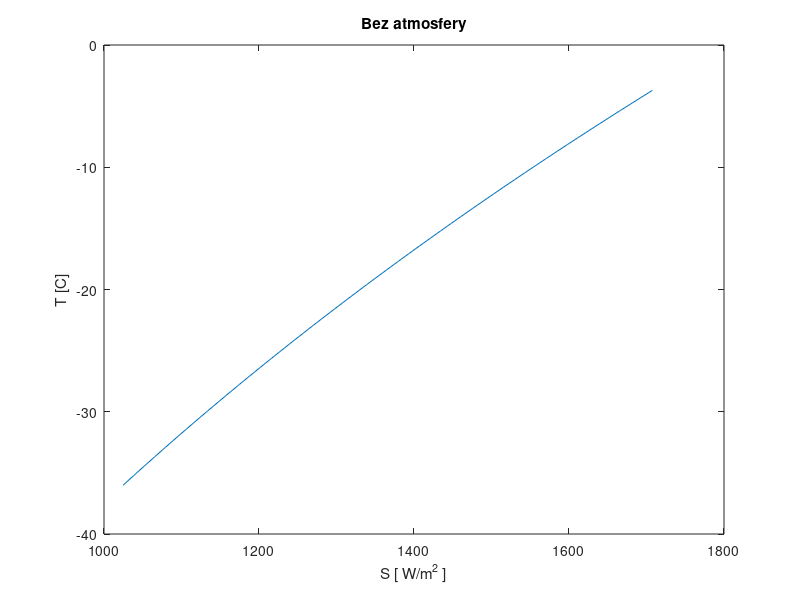

MATLAB code for this plot:
clc
clear

S_zero = 1366  ; %% W/m^2
c = 2.7 ; %% W/m^2/K
sigma = 5.67e-8 ; %% W/m^2/K^4  

Albedo = 0.3 ;

S  = 0.75 : 0.01 : 1.25 ; 
S = S * S_zero ;
Temp = power( S*(1-Albedo)/4/sigma , 1/4 )  ;

Temp = Temp - 273.15 ; 

plot( S , Temp )  ;
xlabel(' S [ W/m^2 ] ' ) ; 
ylabel(' T [C] ' ) ;
title( 'Bez atmosfery') ; 
saveas(gcf, 'bezatm.jpg' ) ; 

